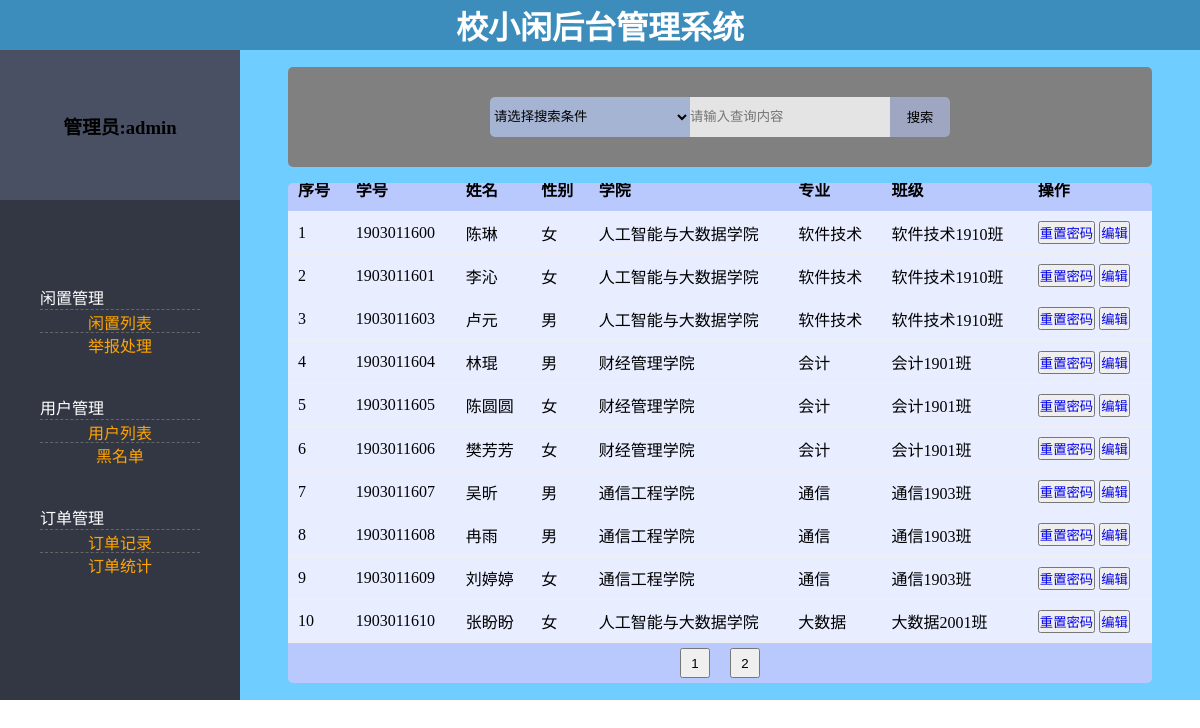
Screenshot of /admin/userquery.php with the database file from the repository.
### tables this page shows
CREATE TABLE `user` (
  `student_id` char(10) NOT NULL COMMENT '学号id',
  `name` varchar(10) NOT NULL COMMENT '姓名',
  `nickname` varchar(10) NOT NULL DEFAULT '你还没有设置昵称哦' COMMENT '昵称',
  `password` char(32) NOT NULL COMMENT '密码(md5加密)',
  `sex` int(1) NOT NULL COMMENT '性别(0代表女,1代表男)',
  `sign` varchar(30) NOT NULL DEFAULT '这个人很懒，还没有个性签名哦' COMMENT '个性签名',
  `university` varchar(12) NOT NULL DEFAULT '重庆电子工程职业学院' COMMENT '大学',
  `college` varchar(12) NOT NULL COMMENT '二级学院',
  `major` varchar(12) NOT NULL COMMENT '专业',
  `grade` char(5) NOT NULL COMMENT '年级',
  `class` char(5) NOT NULL COMMENT '班级',
  `state` int(1) NOT NULL DEFAULT '0' COMMENT '状态(0代表正常,1代表黑名单,2代表删除)',
  PRIMARY KEY (`student_id`),
  UNIQUE KEY `student_id` (`student_id`)
);

### admin/userquery.php (the view, shortened to what this page needs)
<?php session_start();
	include_once("conn.php");
?>
<!DOCTYPE html>
<html>
	<head>
		<link rel="stylesheet" href="../css/adminuserquery.css">
	</head>
	<body>
		<div id="top">
			<h1>校小闲后台管理系统</h1>
		</div>
		<div id="navigation">
			<div id="admin">
				<h3>管理员:admin</h3>
			</div>
			<div id="link">
				<div id="menu">
					<p>闲置管理</p>
					<ul>
						<li><a href="goodsquery.php">闲置列表</a></li>
						<li><a href="#">举报处理</a></li>
					</ul>
				</div>
				<div id="menu">
					<p>用户管理</p>
					<ul>
						<li><a href="userquery.php">用户列表</a></li>
						<li><a href="#">黑名单</a></li>
					</ul>
				</div>
				<div id="menu">
					<p>订单管理</p>
					<ul>
						<li><a href="#">订单记录</a></li>
						<li><a href="#">订单统计</a></li>
					</ul>
				</div>
			</div>
		</div>
		<div id="content">
			<div id="search">
				<form action="userquery.php">
					<select name="choice" required="required">
						<option disabled selected >请选择搜索条件</option>
					</select>
					<input name="content" id="input1" type="text" placeholder="请输入查询内容" value="<?php if(isset($_GET['content'])) echo $_GET['content'];?>"/>
					<input id="input2" type="submit" value="搜索" />
				</form>
			</div>
			<div id="data">
				<div id="datalist">
					<table>
						<tr>
							<th>序号</th>
							<th>学号</th>
							<th>姓名</th>
							<th>性别</th>
							<th>学院</th>
							<th>专业</th>
							<th>班级</th>
							<th>操作</th>
						</tr>
						<?php
							$startpage=1;
							$pagesize=10;
							if(!(isset($_GET['choice'])&&isset($_GET['content'])&&(!$_GET['choice']=='')&&(!$_GET['content']==''))){
								$sql="select * from user";
							}
							$result=mysqli_query($link,$sql);
							$datasize=mysqli_num_rows($result);
							$endpage=ceil($datasize/$pagesize);
							if(isset($_GET['pagenum'])){
								$page=$_GET['pagenum'];
							}else{
								$page=$startpage;
							}
							if(!(isset($_GET['choice'])&&isset($_GET['content'])&&(!$_GET['choice']=='')&&(!$_GET['content']==''))){
								$sqllist="select * from user limit ".($page-1)*$pagesize.",".$pagesize;
							}
							$resultlist=mysqli_query($link,$sqllist);
							$i=$page*$pagesize-$pagesize;
							while($rows=mysqli_fetch_object($resultlist)){
								$i=$i+1;
						?>
						<tr>
							<td><?php echo $i; ?></td>
							<td><?php echo $rows->student_id; ?></td>
							<td><?php echo $rows->name; ?></td>
							<td><?php if($rows->sex==0) echo "女";else echo "男"; ?></td>
							<td><?php echo $rows->college; ?></td>
							<td><?php echo $rows->major;?></td>
							<td><?php echo $rows->major.$rows->class;?></td>
							<td>
								<button><a id="reset" href="userquerydeal.php?point=1&student_id=<?=$rows->student_id;?>">重置密码</a></button>
								<button><a id="reset" href="userquerydeal.php?point=2">编辑</a></button>
							</td>
						</tr>
						<?php } ?>
					</table>
				</div>
				<div id="datapage">
					<form action="userquery.php">
						<?php
							for($n=1;$n<=$endpage;$n++){
								echo "<input type='submit' name='pagenum' value='".$n."'/>";
							}
						?>
					</form>
				</div>
			</div>
		</div>
	</body>
</html>

### css/adminuserquery.css (style rules this page uses)
* { margin: 0; padding: 0; list-style: none; text-decoration: none; }
body { display: flex; flex-wrap: wrap; }
#top { display: flex; align-items: center; justify-content: center; width: 100%; height: 50px; background: #3c8dbc; }
#top h1 { color: #FFFFFF; }
#navigation { display: flex; flex-direction: column; width: 20%; height: 650px; }
#admin { display: flex; align-items: center; justify-content: center; width: 100%; height: 150px; background: #4a5064; }
#link { display: flex; flex-direction: column; align-items: center; justify-content: center; width: 100%; height: 500px; background: #333744; }
#menu { width: 160px; margin-bottom: 40px; }
#menu p { width: 160px; color: white; }
#menu ul li { display: flex; align-items: flex-start; justify-content: center; width: 160px; height: 22px; border-top: 1px dashed #666666; color: #ffffff; }
#menu ul li a { color: orange; text-decoration: none; }
#content { display: flex; flex-direction: column; justify-content: space-evenly; align-items: center; width: 80%; height: 650px; background: #6FCDFF; }
#content #search { display: flex; align-items: center; justify-content: center; width: 90%; height: 100px; background: #808080; border-radius: 5px; }
#content #search form { display: flex; }
#content #search select { width: 200px; height: 40px; background: #a6b4d4; border: 0px; border-radius: 5px 0px 0px 5px; }
#content #search #input1 { width: 200px; height: 40px; background: #e4e4e4; border: 0; border-radius: 0px 0px 0px 0px; }
#content #search #input2 { width: 60px; height: 40px; border: 0px; background: #9ea6c2; border-radius: 0px 5px 5px 0px; }
#content #data { width: 90%; height: 500px; background: #ffffff; border-radius: 5px; overflow: auto; }
#content #data #datalist table { width: 100%; border-spacing: 0px; }
#content #data #datalist table tr { height: 40px; background: #e8edff; }
#content #data #datalist table tr:nth-child(1) { background: #b9c9fd; }
#content #data #datalist table th,td { border-bottom: 1px solid #f0f0f0; padding: 9.1px 10px;; text-align: left; }
#content #data #datapage { display: flex; justify-content: center; align-items: center; width: 100%; height: 40px; background: #b9c9fd; }
#content #data #datapage form input { width: 30px; height: 30px; margin-left: 10px; margin-right: 10px; }

### rows the page displays
user: student_id "1903011600", name "陈琳", sex "女", college "人工智能与大数据学院", major "软件技术", class "1910班"
user: student_id "1903011601", name "李沁", sex "女", college "人工智能与大数据学院", major "软件技术", class "1910班"
user: student_id "1903011603", name "卢元", sex "男", college "人工智能与大数据学院", major "软件技术", class "1910班"
user: student_id "1903011604", name "林琨", sex "男", college "财经管理学院", major "会计", class "1901班"
user: student_id "1903011605", name "陈圆圆", sex "女", college "财经管理学院", major "会计", class "1901班"
user: student_id "1903011606", name "樊芳芳", sex "女", college "财经管理学院", major "会计", class "1901班"
user: student_id "1903011607", name "吴昕", sex "男", college "通信工程学院", major "通信", class "1903班"
user: student_id "1903011608", name "冉雨", sex "男", college "通信工程学院", major "通信", class "1903班"
user: student_id "1903011609", name "刘婷婷", sex "女", college "通信工程学院", major "通信", class "1903班"
user: student_id "1903011610", name "张盼盼", sex "女", college "人工智能与大数据学院", major "大数据", class "2001班"
